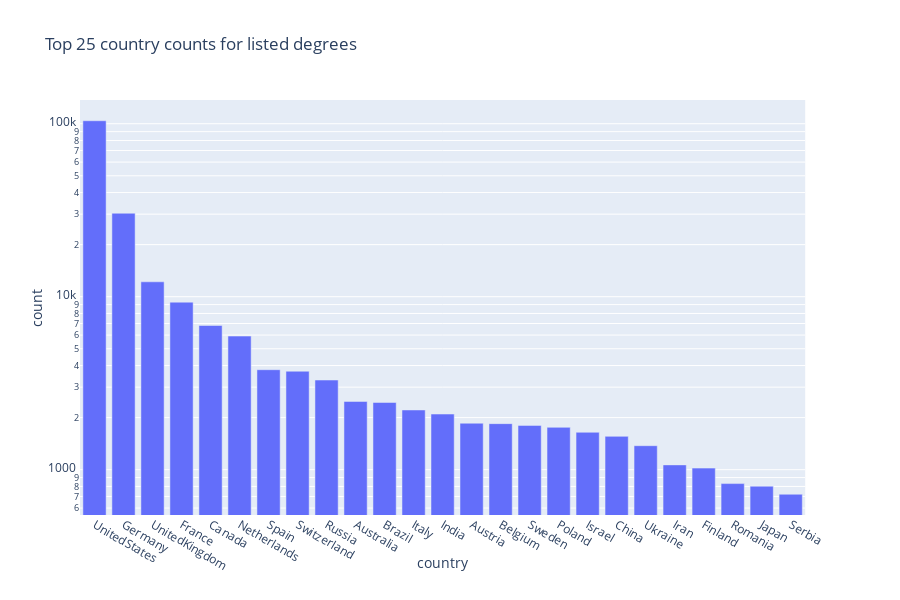

Notebook code for this chart:
### Code cell
fig = px.bar(mtpcn_top25_df, x="country", y="count", #color="", barmode="",
             #facet_row="", facet_col="",
             #category_orders={"day": ["Thur", "Fri", "Sat", "Sun"],
                              #"time": ["Lunch", "Dinner"]}
            log_y = True, title="Top 25 country counts for listed degrees")
fig.show()

### Figure 1 — Plotly figure (JSON) as saved in the notebook; plotly's stock layout.template omitted (floating-point values rounded to 4 significant figures)
{"data": [{"alignmentgroup": "True", "hoverlabel": {"namelength": 0}, "hovertemplate": "country=%{x}<br>count=%{y}", "legendgroup": "", "marker": {"color": "#636efa"}, "name": "", "offsetgroup": "", "orientation": "v", "showlegend": false, "textposition": "auto", "type": "bar", "x": ["UnitedStates", "Germany", "UnitedKingdom", "France", "Canada", "Netherlands", "Spain", "Switzerland", "Russia", "Australia", "Brazil", "Italy", "India", "Austria", "Belgium", "Sweden", "Poland", "Israel", "China", "Ukraine", "Iran", "Finland", "Romania", "Japan", "Serbia"], "xaxis": "x", "y": [104047, 30384, 12194, 9299, 6815, 5920, 3784, 3708, 3298, 2480, 2446, 2214, 2097, 1856, 1846, 1803, 1757, 1645, 1558, 1376, 1066, 1021, 831, 803, 721], "yaxis": "y"}], "layout": {"barmode": "relative", "height": 600, "legend": {"tracegroupgap": 0}, "title": {"text": "Top 25 country counts for listed degrees"}, "xaxis": {"anchor": "y", "domain": [0, 0.98], "title": {"text": "country"}}, "yaxis": {"anchor": "x", "domain": [0, 1], "title": {"text": "count"}, "type": "log"}}}
